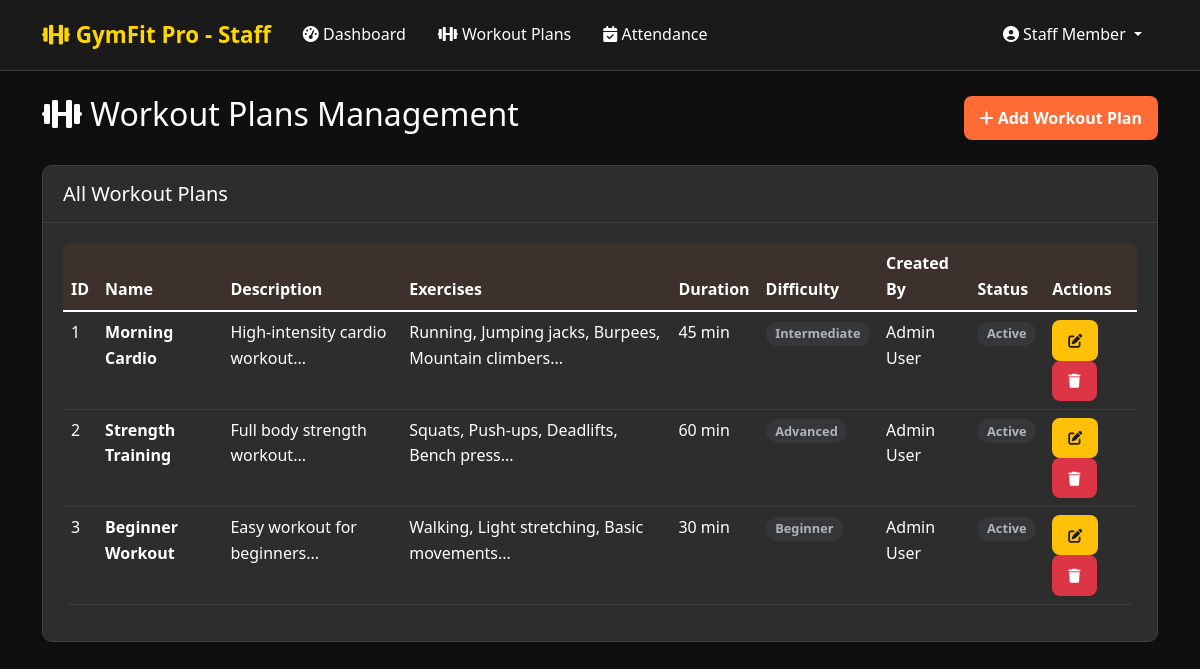
/staff/workout-plans.php (signed in), run on the app's committed database.
### tables this page shows
CREATE TABLE workout_plans (
    id INT AUTO_INCREMENT PRIMARY KEY,
    name VARCHAR(100) NOT NULL,
    description TEXT,
    exercises TEXT NOT NULL,
    duration_minutes INT,
    difficulty_level ENUM('beginner', 'intermediate', 'advanced') DEFAULT 'beginner',
    cover_photo VARCHAR(255) NULL,
    created_by INT NOT NULL,
    status ENUM('active', 'inactive') DEFAULT 'active',
    created_at TIMESTAMP DEFAULT CURRENT_TIMESTAMP,
    updated_at TIMESTAMP DEFAULT CURRENT_TIMESTAMP ON UPDATE CURRENT_TIMESTAMP,
    FOREIGN KEY (created_by) REFERENCES users(id) ON DELETE CASCADE
);

CREATE TABLE users (
    id INT AUTO_INCREMENT PRIMARY KEY,
    username VARCHAR(50) UNIQUE NOT NULL,
    email VARCHAR(100) UNIQUE NOT NULL,
    password VARCHAR(255) NOT NULL,
    first_name VARCHAR(50) NOT NULL,
    last_name VARCHAR(50) NOT NULL,
    phone VARCHAR(20),
    address TEXT,
    profile_photo VARCHAR(255),
    role ENUM('admin', 'staff', 'user') DEFAULT 'user',
    status ENUM('active', 'inactive', 'suspended') DEFAULT 'active',
    created_at TIMESTAMP DEFAULT CURRENT_TIMESTAMP,
    updated_at TIMESTAMP DEFAULT CURRENT_TIMESTAMP ON UPDATE CURRENT_TIMESTAMP
);

### includes/WorkoutPlan.php (called while the page is built, shortened)
<?php
class WorkoutPlan {
    private $conn;
    private $table_name = "workout_plans";
    public function __construct($db) {
        $this->conn = $db;
    }
    public function getAllWorkoutPlans() {
        $query = "SELECT wp.*, u.first_name, u.last_name
                  FROM " . $this->table_name . " wp
                  JOIN users u ON wp.created_by = u.id
                  WHERE wp.status = 'active'
                  ORDER BY wp.created_at DESC";
        $stmt = $this->conn->prepare($query);
        $stmt->execute();
        return $stmt->fetchAll(PDO::FETCH_ASSOC);
    }
}

### staff/workout-plans.php (the view, shortened to what this page needs)
<?php
require_once '../includes/Database.php';
require_once '../includes/auth.php';
require_once '../includes/WorkoutPlan.php';
$database = new Database();
$db = $database->getConnection();
$workoutPlan = new WorkoutPlan($db);
$workout_plans = $workoutPlan->getAllWorkoutPlans();
?>
<!DOCTYPE html>
<html lang="en">
<head>
    <link href="https://cdn.jsdelivr.net/npm/bootstrap@5.1.3/dist/css/bootstrap.min.css" rel="stylesheet">
    <link href="https://cdnjs.cloudflare.com/ajax/libs/font-awesome/6.0.0/css/all.min.css" rel="stylesheet">
    <link href="../assets/css/style.css" rel="stylesheet">
</head>
<body>
    <nav class="navbar navbar-expand-lg navbar-dark">
        <div class="container">
            <a class="navbar-brand" href="dashboard.php">
                <i class="fas fa-dumbbell"></i> GymFit Pro - Staff
            </a>
            <div class="collapse navbar-collapse">
                <ul class="navbar-nav me-auto">
                    <li class="nav-item">
                        <a class="nav-link" href="dashboard.php">
                            <i class="fas fa-tachometer-alt"></i> Dashboard
                        </a>
                    </li>
                    <li class="nav-item">
                        <a class="nav-link active" href="workout-plans.php">
                            <i class="fas fa-dumbbell"></i> Workout Plans
                        </a>
                    </li>
                    <li class="nav-item">
                        <a class="nav-link" href="attendance.php">
                            <i class="fas fa-calendar-check"></i> Attendance
                        </a>
                    </li>
                </ul>
                <ul class="navbar-nav">
                    <li class="nav-item dropdown">
                        <a class="nav-link dropdown-toggle" href="#" id="navbarDropdown" role="button" data-bs-toggle="dropdown">
                            <i class="fas fa-user-circle"></i> <?php echo getUserName(); ?>
                        </a>
                    </li>
                </ul>
            </div>
        </div>
    </nav>
    <div class="container mt-4">
        <div class="d-flex justify-content-between align-items-center mb-4">
            <h2><i class="fas fa-dumbbell"></i> Workout Plans Management</h2>
            <button class="btn btn-primary" data-bs-toggle="modal" data-bs-target="#workoutModal">
                <i class="fas fa-plus"></i> Add Workout Plan
            </button>
        </div>
        <div class="card">
            <div class="card-header">
                <h5 class="mb-0">All Workout Plans</h5>
            </div>
            <div class="card-body">
                <div class="table-responsive">
                    <table class="table table-hover">
                        <thead>
                            <tr>
                                <th>ID</th>
                                <th>Name</th>
                                <th>Description</th>
                                <th>Exercises</th>
                                <th>Duration</th>
                                <th>Difficulty</th>
                                <th>Created By</th>
                                <th>Status</th>
                                <th>Actions</th>
                            </tr>
                        </thead>
                        <tbody>
                            <?php foreach ($workout_plans as $plan): ?>
                                <tr>
                                    <td><?php echo $plan['id']; ?></td>
                                    <td><strong><?php echo $plan['name']; ?></strong></td>
                                    <td><?php echo substr($plan['description'], 0, 50) . '...'; ?></td>
                                    <td><?php echo substr($plan['exercises'], 0, 50) . '...'; ?></td>
                                    <td><?php echo $plan['duration_minutes']; ?> min</td>
                                    <td><?php echo getDifficultyBadge($plan['difficulty_level']); ?></td>
                                    <td><?php echo $plan['first_name'] . ' ' . $plan['last_name']; ?></td>
                                    <td><?php echo getStatusBadge($plan['status']); ?></td>
                                    <td>
                                        <button class="btn btn-warning btn-sm"
                                                onclick="editWorkoutPlan(<?php echo htmlspecialchars(json_encode($plan)); ?>)">
                                            <i class="fas fa-edit"></i>
                                        </button>
                                        <a href="workout-plans.php?delete=<?php echo $plan['id']; ?>"
                                           class="btn btn-danger btn-sm"
                                           onclick="return confirm('Are you sure you want to delete this workout plan?')">
                                            <i class="fas fa-trash"></i>
                                        </a>
                                    </td>
                                </tr>
                            <?php endforeach; ?>
                        </tbody>
                    </table>
                </div>
            </div>
        </div>
    </div>
</body>
</html>

### includes/auth.php (shortened to what this page needs)
<?php
function getUserName() {
    return $_SESSION['first_name'] . ' ' . $_SESSION['last_name'];
}
function getStatusBadge($status) {
    $badges = [
        'active' => '<span class="badge badge-success">Active</span>',
        'inactive' => '<span class="badge badge-secondary">Inactive</span>',
        'pending' => '<span class="badge badge-warning">Pending</span>',
        'expired' => '<span class="badge badge-danger">Expired</span>',
        'cancelled' => '<span class="badge badge-dark">Cancelled</span>',
        'paid' => '<span class="badge badge-success">Paid</span>',
        'failed' => '<span class="badge badge-danger">Failed</span>'
    ];
    return $badges[$status] ?? '<span class="badge badge-secondary">' . ucfirst($status) . '</span>';
}
function getDifficultyBadge($difficulty) {
    $badges = [
        'beginner' => '<span class="badge badge-success">Beginner</span>',
        'intermediate' => '<span class="badge badge-warning">Intermediate</span>',
        'advanced' => '<span class="badge badge-danger">Advanced</span>'
    ];
    return $badges[$difficulty] ?? '<span class="badge badge-secondary">' . ucfirst($difficulty) . '</span>';
}

### assets/css/style.css (style rules this page uses)
:root { --primary-orange: #ff6b35; --secondary-orange: #ff8c42; --dark-orange: #e55a2b; --gold: #ffd700; --dark-gold: #b8860b; --dark-bg: #1a1a1a; --darker-bg: #0f0f0f; --card-bg: #2d2d2d; --text-light: #ffffff; --text-muted: #cccccc; --border-color: #404040; --success: #28a745; --warning: #ffc107; --danger: #dc3545; --info: #17a2b8; }
* { margin: 0; padding: 0; box-sizing: border-box; }
body { font-family: 'Segoe UI', Tahoma, Geneva, Verdana, sans-serif; background: var(--darker-bg); color: var(--text-light); min-height: 100vh; line-height: 1.6; }
.navbar { background: var(--dark-bg); border-bottom: 1px solid var(--border-color); box-shadow: none; padding: 0.75rem 0; }
.navbar-brand { font-size: 1.4rem; font-weight: 700; color: var(--gold) !important; }
.navbar-nav .nav-link { color: var(--text-light) !important; font-weight: 500; margin: 0 0.5rem; transition: color 0.2s ease; }
.card { background: var(--card-bg); border: 1px solid var(--border-color); border-radius: 10px; box-shadow: none; transition: border-color 0.2s ease, background-color 0.2s ease; overflow: hidden; }
.card-header { background: transparent; color: var(--text-light); font-weight: 700; border: 0; padding: 1rem 1.25rem; border-bottom: 1px solid var(--border-color); }
.card-body { padding: 1.25rem; }
.btn { border-radius: 8px; font-weight: 600; padding: 0.6rem 1rem; transition: background-color 0.2s ease, color 0.2s ease; border: none; }
.btn-primary { background: var(--primary-orange); color: white; }
.btn-warning { background: var(--warning); color: #1a1a1a; }
.btn-danger { background: var(--danger); color: white; }
.table { color: var(--text-light); background: var(--card-bg); border-radius: 8px; overflow: hidden; }
.table thead th { background: rgba(255, 107, 53, 0.08); color: var(--text-light); border: 0; font-weight: 600; text-transform: none; letter-spacing: 0; }
.table tbody tr { border-bottom: 1px solid var(--border-color); transition: all 0.3s ease; }
.badge { padding: 0.35rem 0.6rem; border-radius: 999px; font-weight: 600; text-transform: none; letter-spacing: 0; font-size: 0.8rem; }
.badge-secondary { background: rgba(108, 117, 125, 0.15); color: #adb5bd; }

### data on the page
workout_plans: id "1", name "Morning Cardio", description "High-intensity cardio workout", exercises "Running, Jumping jacks, Burpees, Mountain climbers", duration_minutes "45", difficulty_level "Intermediate", created_by.first_name "Admin", created_by.last_name "User", status "Active"
workout_plans: id "2", name "Strength Training", description "Full body strength workout", exercises "Squats, Push-ups, Deadlifts, Bench press", duration_minutes "60", difficulty_level "Advanced", created_by.first_name "Admin", created_by.last_name "User", status "Active"
workout_plans: id "3", name "Beginner Workout", description "Easy workout for beginners", exercises "Walking, Light stretching, Basic movements", duration_minutes "30", difficulty_level "Beginner", created_by.first_name "Admin", created_by.last_name "User", status "Active"

### other printed values
getUserName() "Staff Member"
